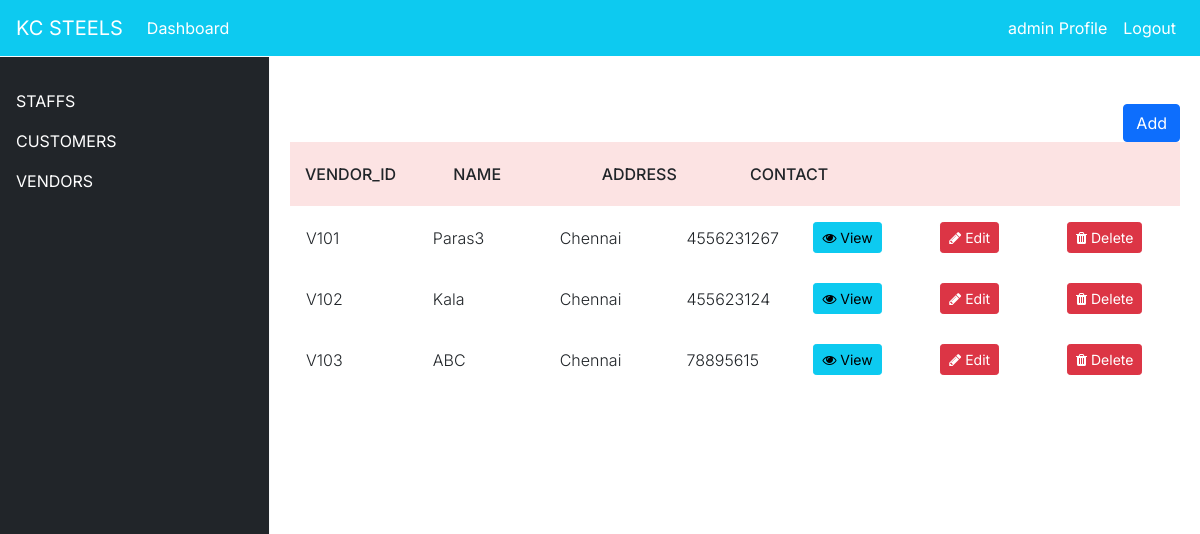
The app's page /vendor/ (signed in), older data.
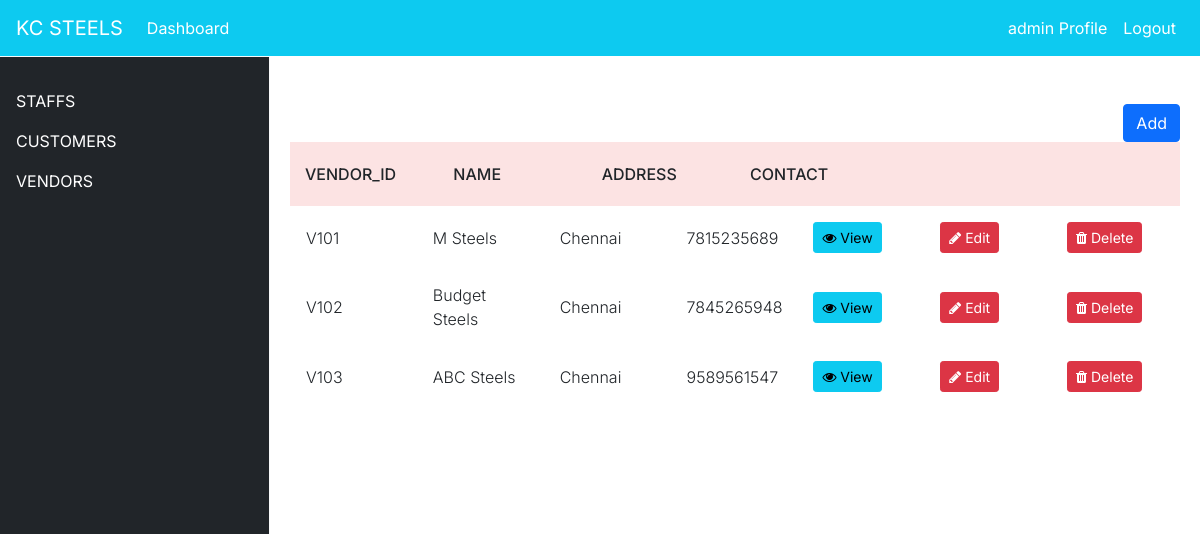
The same page, newer data.
### dashboard/models.py (models this page shows, shortened)
class Vendor(models.Model):
    vendor_no = models.IntegerField(null=True)
    vendor_id = models.CharField(max_length=100, null=True, unique=True)
    vendor_name = models.CharField(max_length=100, null=True)
    vendor_address = models.CharField(max_length=200, null=True)
    vendor_mobile = models.CharField(max_length=15,null=True)

### dashboard/views.py (the view)
# urls.py: path('vendor/',views.vendor,name='dashboard-vendor'),
@login_required
def vendor(request):
    vendors = Vendor.objects.all()
    vendor_count = vendors.count()
    workers = User.objects.exclude(username='admin')
    workers_count = workers.count()
    customer_count = Customer.objects.all().count()
    v_id = 101 if Vendor.objects.count() == 0 else Vendor.objects.aggregate(max=Max('vendor_no'))["max"] + 1
    if request.method == 'POST':
        name = request.POST.get('vendor_name')
        address = request.POST.get('vendor_address')
        mob = request.POST.get('vendor_mobile')
        form = VendorForm(request.POST)
        if form.is_valid():
            Vendor(vendor_no=v_id,vendor_id=(f'{"V"}{v_id}'),vendor_name=name,vendor_address=address,vendor_mobile=mob).save()
    else:
        form = VendorForm()
    context = {
        'form' : form,
        'vendors': vendors,
        'vendor_count' : vendor_count,
        'workers_count': workers_count,
        'customer_count' : customer_count,
    }
    return render(request, 'dashboard/vendor.html',context)

### templates/dashboard/vendor.html (shortened to what this page needs)
{% extends 'partial/base.html' %}
{% load crispy_forms_tags %}
{% block content %}
{% if user.is_authenticated and user.is_superuser %}
{% include 'partial/topnav_wm.html'%}
<div style="margin-left:290px;margin-right:20px">
    <div class="row my-4">
        <div class="col mt-4 text-right">
          <button type="button" class="btn btn-primary" data-toggle="modal" data-target="#vAdd">
            Add
          </button>
      </div>
        <div class="col-md-12">
              <div class="tbl-header">
                <table cellpadding="0" cellspacing="0" border="0">
                  <thead>
                    <tr>
                      <th scope="col">vendor_id</th>
                      <th scope="col">Name</th>
                      <th scope="col">Address</th>
                      <th scope="col">Contact</th>
                      <th scope="col"></th>
                      <th scope="col"></th>
                    </tr>
                  </thead>
                </table>
              </div>
              <div class="tbl-content">
                <table cellpadding="0" cellspacing="0" border="0">
                  <tbody>
                    {% for vendor in vendors %}
                      <tr>
                        <td>{{ vendor.vendor_id }}</td>
                        <td>{{ vendor.vendor_name }}</td>
                        <td>{{ vendor.vendor_address }}</td>
                        <td>{{ vendor.vendor_mobile }}</td>
                        <td scope="row">
                          <a class="btn btn-info btn-sm" data-toggle="modal" data-target="#viewVe-{{ vendor.id}}">
                            <i class="fa fa-eye" aria-hidden="true"></i>
                            View
                          </a>
                        </td>
                        <td scope="row">
                          <a class="btn btn-danger btn-sm" href="{% url 'dashboard-vendor-update' vendor.id %}">
                            <i class="fa fa-pencil" aria-hidden="true"></i>
                            Edit
                          </a>
                        </td>
                        <td scope="row">
                          <a class="btn btn-danger btn-sm" href="{% url 'dashboard-vendor-delete' vendor.id %}">
                            <i class="fa fa-trash" aria-hidden="true"></i>
                            Delete
                          </a>
                        </td>
                      </tr>
                    {% endfor %}
                  </tbody>
                </table>
        </div>
    </div>
</div>
{% else %}
<h1>Error</h1>
{% endif %}
{% endblock %}

Row changes from the older to the newer data that the page shows:
changed Vendor: vendor_name "Paras3" → "M Steels"; vendor_mobile "4556231267" → "7815235689"
changed Vendor: vendor_name "Kala" → "Budget Steels"; vendor_mobile "455623124" → "7845265948"
changed Vendor: vendor_name "ABC" → "ABC Steels"; vendor_mobile "78895615" → "9589561547"
